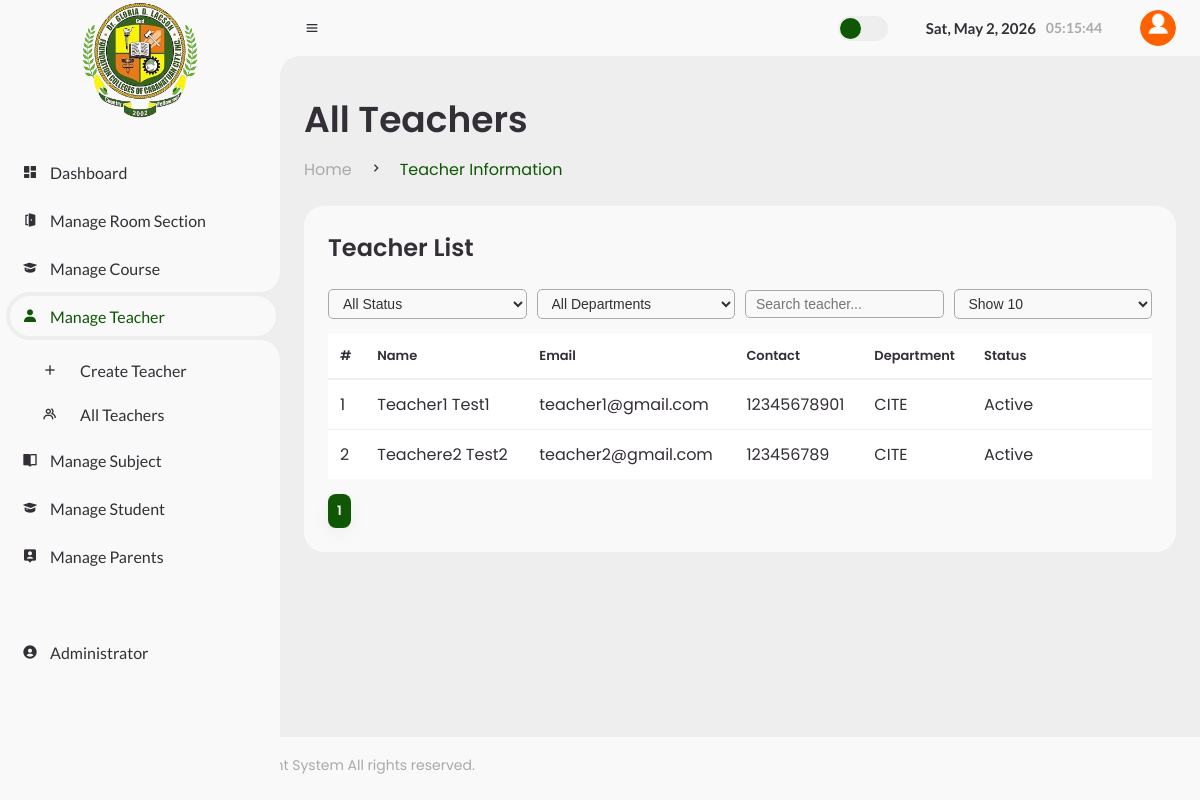
Screenshot of /Admin/all_teachers.php (signed in) with the database file from the repository.
### tables this page shows
CREATE TABLE `teachers` (
  `teacher_id` int(11) NOT NULL,
  `user_id` int(11) NOT NULL,
  `course_id` int(11) DEFAULT NULL,
  `employee_id` varchar(50) DEFAULT NULL,
  `specialization` varchar(100) DEFAULT NULL,
  `hire_date` date DEFAULT NULL,
  `status` enum('Active','Inactive') DEFAULT 'Active'
);

CREATE TABLE `users` (
  `user_id` int(11) NOT NULL,
  `student_id_number` varchar(20) DEFAULT NULL,
  `username` varchar(50) NOT NULL,
  `password` varchar(255) NOT NULL,
  `role` enum('admin','teacher','student','parent') NOT NULL,
  `first_name` varchar(50) NOT NULL,
  `last_name` varchar(50) NOT NULL,
  `email` varchar(100) DEFAULT NULL,
  `contact_number` varchar(20) DEFAULT NULL,
  `profile_picture` varchar(255) DEFAULT NULL,
  `created_at` timestamp NOT NULL DEFAULT current_timestamp()
);

CREATE TABLE `courses` (
  `course_id` int(11) NOT NULL,
  `course_name` varchar(100) NOT NULL,
  `department_name` varchar(100) NOT NULL,
  `description` text DEFAULT NULL
);

### Admin/all_teachers.php (the view, shortened to what this page needs)
<?php include 'header.php'; ?>
<?php
$filterStatus = $_GET['filterStatus'] ?? '';
$filterDept   = $_GET['filterDept'] ?? '';
$search       = $_GET['search'] ?? '';
$page         = max(1, intval($_GET['page'] ?? 1));
$limit        = intval($_GET['limit'] ?? 10);
$offset       = ($page-1)*$limit;
$where = "WHERE 1=1 ";
$total = 0; $totalPages = 0; $teachers = [];
$totRes = mysqli_query($conn,"
    SELECT COUNT(*) as total
    FROM teachers t
    LEFT JOIN users u ON t.user_id = u.user_id
    LEFT JOIN courses c ON t.course_id = c.course_id
    $where
");
$total = $totRes ? mysqli_fetch_assoc($totRes)['total'] : 0;
$totalPages = $limit>0 ? ceil($total/$limit) : 0;
$res = mysqli_query($conn,"
    SELECT t.teacher_id, t.status, t.course_id,
           u.first_name, u.last_name, u.email, u.contact_number,
           c.department_name
    FROM teachers t
    LEFT JOIN users u ON t.user_id = u.user_id
    LEFT JOIN courses c ON t.course_id = c.course_id
    $where
    ORDER BY u.first_name ASC
    LIMIT $offset, $limit
");
while($row = mysqli_fetch_assoc($res)) $teachers[] = $row;
?>
<main>
<div class="head-title">
  <div class="left">
    <h1>All Teachers</h1>
    <ul class="breadcrumb">
      <li><a href="#">Home</a></li>
      <li><i class='bx bx-chevron-right'></i></li>
      <li><a class="active">Teacher Information</a></li>
    </ul>
  </div>
</div>
<div class="table-data">
<div class="order">
<div class="head flex-between">
<h3>Teacher List</h3>
</div>
<div class="row-controls">
    <select id="statusFilter" class="search-input">
        <option value="">All Status</option>
    </select>
    <select id="deptFilter" class="search-input">
        <option value="">All Departments</option>
    </select>
    <input type="search" id="searchInput" class="search-input" placeholder="Search teacher..." value="<?= htmlspecialchars($search) ?>">
    <select id="limitFilter" class="search-input">
        <?php foreach([5,10,25,50] as $l){
            $sel = ($limit==$l)?'selected':'';
            echo "<option value='$l' $sel>Show $l</option>";
        } ?>
    </select>
</div>
<table>
<thead>
<tr>
<th>#</th>
<th>Name</th>
<th>Email</th>
<th>Contact</th>
<th>Department</th>
<th>Status</th>
</tr>
</thead>
<tbody>
<?php
$sn = $offset + 1;
if(!$teachers){
  echo "<tr><td colspan='6' class='text-center'>No Record Found!</td></tr>";
} else {
  foreach($teachers as $row){
    $deptName = $row['department_name'] ?? 'N/A';
    echo "<tr>
    <td>{$sn}</td>
    <td>".htmlspecialchars($row['first_name'].' '.$row['last_name'])."</td>
    <td>".htmlspecialchars($row['email'] ?? 'N/A')."</td>
    <td>".htmlspecialchars($row['contact_number'] ?? 'N/A')."</td>
    <td>".htmlspecialchars($deptName)."</td>
    <td>".htmlspecialchars($row['status'])."</td>
    </tr>";
    $sn++;
  }
}
?>
</tbody>
</table>
<?php if($totalPages>0){ ?>
<div class="mt-15">
<?php for($i=1;$i<=$totalPages;$i++){ ?>
<a href="?page=<?= $i ?>&limit=<?= $limit ?>&filterStatus=<?= urlencode($filterStatus) ?>&filterDept=<?= urlencode($filterDept) ?>&search=<?= urlencode($search) ?>" class="btn small <?= $i==$page?'primary':'' ?>"><?= $i ?></a>
<?php } ?>
</div>
<?php } ?>
</div>
</div>
</main>
<?php include 'stms_footer.php'; ?>

### rows the page displays
teachers: user.last_name "Teacher1 Test1", user.email "teacher1@gmail.com", user.contact_number "12345678901", course.department_name "CITE", status "Active"
teachers: user.last_name "Teachere2 Test2", user.email "teacher2@gmail.com", user.contact_number "123456789", course.department_name "CITE", status "Active"
